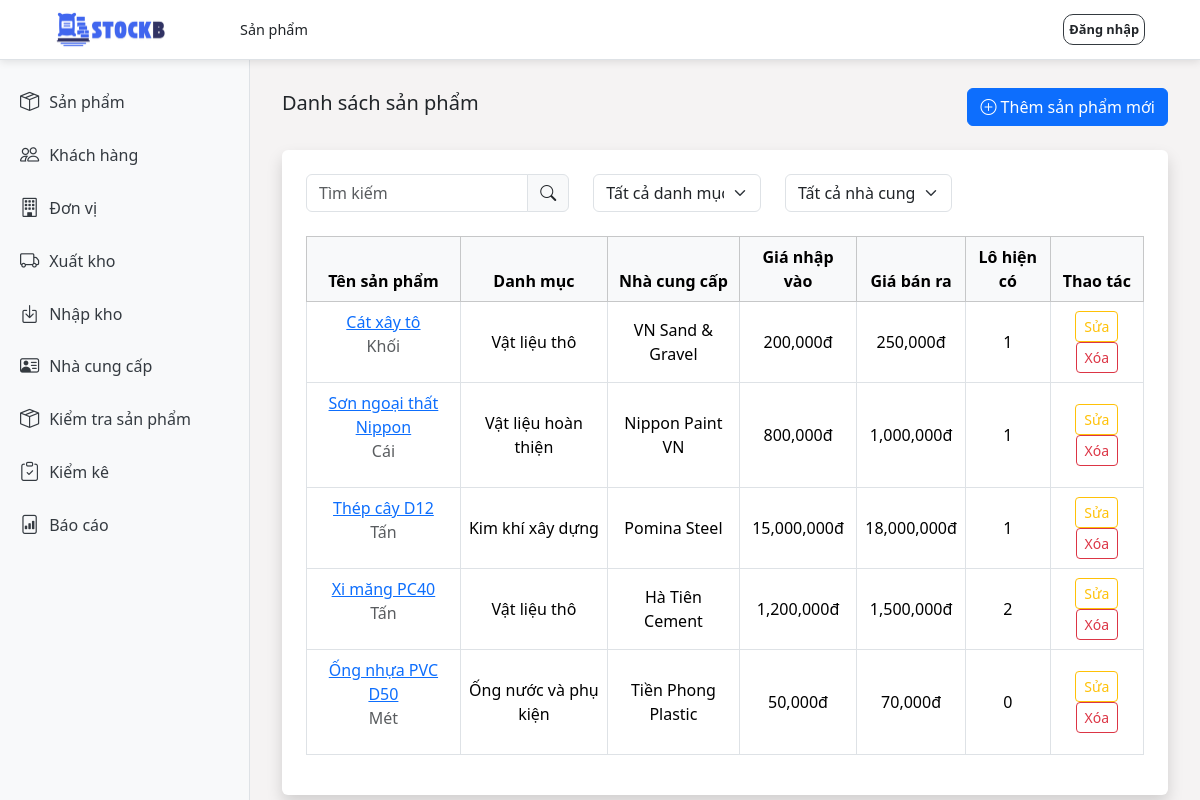
The app's page /product/ with its own data.
### stockb/models.py (models this page shows, shortened)
class Product(models.Model):
    product_name = models.CharField(max_length=100)
    description = models.TextField(blank=True)
    purchase_price = models.DecimalField(max_digits=10, decimal_places=0)
    selling_price = models.DecimalField(max_digits=10, decimal_places=0)
    minimum_stock = models.IntegerField(default=0)
    inspection_time = models.DateTimeField()
    category = models.ForeignKey(ProductCategory, on_delete=models.CASCADE)
    unit = models.ForeignKey(Unit, on_delete=models.CASCADE)
    supplier = models.ForeignKey(Supplier, on_delete=models.CASCADE)
    created_at = models.DateTimeField(auto_now_add=True)
    updated_at = models.DateTimeField(auto_now=True)

class Unit(models.Model):
    unit_name = models.CharField(max_length=50)
    unit_symbol = models.CharField(max_length=10)
    created_at = models.DateTimeField(auto_now_add=True)
    updated_at = models.DateTimeField(auto_now=True)

class ProductCategory(models.Model):
    category_name = models.CharField(max_length=100)
    description = models.TextField(
        blank=True,
        null=True
    )
    created_at = models.DateTimeField(auto_now_add=True)
    updated_at = models.DateTimeField(auto_now=True)

class Supplier(models.Model):
    supplier_name = models.CharField(max_length=100)
    company_name = models.CharField(max_length=100)
    tax_code = models.CharField(max_length=50)
    address = models.TextField()
    phone = models.CharField(max_length=20)
    email = models.EmailField()
    notes = models.TextField(blank=True, null=True)
    created_at = models.DateTimeField(auto_now_add=True)
    updated_at = models.DateTimeField(auto_now=True)

### stockb/views/product_views.py (the view)
# urls.py: path('product/', product_views.product_view, name='product'),
def product_view(request):
    products = Product.objects.all().order_by('product_name')
    search_text = request.GET.get('search', '').strip()
    filter_category = request.GET.get('category', '')
    filter_supplier = request.GET.get('supplier', '')
    filter_stock_status = request.GET.get('stock_status', '')
    if search_text:
        products = products.filter(
            Q(product_name__icontains=search_text) |
            Q(category__category_name__icontains=search_text) |
            Q(supplier__company_name__icontains=search_text)
        )
    if filter_category:
        products = products.filter(category__id=filter_category)
    if filter_supplier:
        products = products.filter(supplier__id=filter_supplier)
    categories = ProductCategory.objects.all()
    suppliers = Supplier.objects.all()
    context = {
        "title": "Danh sách sản phẩm",
        "products": products,
        "search_text": search_text,
        "categories": categories,
        "suppliers": suppliers,
        "filter_category": filter_category,
        "filter_supplier": filter_supplier,
        "filter_stock_status": filter_stock_status,
    }
    return render(request, 'product/product_list.html', context)

### stockb/templates/product/product_list.html (shortened to what this page needs)
{% extends 'base.html' %}
{% load humanize %}
{% block content %}
    <div class="d-flex justify-content-between align-items-center mb-4">
      <h5>Danh sách sản phẩm</h5>
      <a href="{% url 'product_create' %}" class="btn btn-primary">
          <i class="bi bi-plus-circle"></i>
          Thêm sản phẩm mới
      </a>
    </div>
    <div class="container bg-white p-4 rounded shadow">
        <form method="GET" action="{% url 'product' %}">
            <div class="row mb-4">
                <div class="col-md-4">
                    <div class="input-group">
                        <input type="text" class="form-control" placeholder="Tìm kiếm" name="search" value="{{ search_text }}">
                        <button class="input-group-text" type="submit"><i class="bi bi-search"></i></button>
                    </div>
                </div>
                <div class="col-md-8">
                    <div class="row">
                        <div class="col-md-4">
                            <select class="form-select" name="category" onchange="this.form.submit()">
                                <option value="">Tất cả danh mục</option>
                            </select>
                        </div>
                        <div class="col-md-4">
                            <select class="form-select" name="supplier" onchange="this.form.submit()">
                                <option value="">Tất cả nhà cung cấp</option>
                            </select>
                        </div>
                    </div>
                </div>
            </div>
        </form>
        <div class="table-responsive">
          <table class="table table-bordered align-middle text-center">
            <thead class="table-light">
              <tr>
                <th scope="col">Tên sản phẩm</th>
                <th scope="col">Danh mục</th>
                <th scope="col">Nhà cung cấp</th>
                <th scope="col">Giá nhập vào</th>
                <th scope="col">Giá bán ra</th>
                <th scope="col">Lô hiện có</th>
                <th scope="col">Thao tác</th>
              </tr>
            </thead>
            <tbody>
              {% for product in products %}
              <tr>
                <td>
                  <a class="text-primary" href="{% url 'product_detail' product.pk %}">{{ product.product_name }}</a>
                  <p class="text-muted">{{ product.unit.unit_name }}</p>
                </td>
                <td>{{ product.category.category_name }}</td>
                <td>{{ product.supplier.company_name }}</td>
                <td>{{ product.purchase_price|intcomma }}đ</td>
                <td>{{ product.selling_price|intcomma }}đ</td>
                <td>{{ product.product_details.count }}</td>
                <td>
                    <a href="{% url 'product_update' product.pk %}" class="btn btn-sm btn-outline-warning">Sửa</a>
                    <button type="button" class="btn btn-outline-danger btn-sm" data-bs-toggle="modal" data-bs-target="#deleteModal{{ product.pk }}">
                        Xóa
                    </button>
                </td>
              </tr>
              {% empty %}
              <tr>
                <td colspan="8">Không có sản phẩm nào.</td>
              </tr>
              {% endfor %}
            </tbody>
          </table>
        </div>
    </div>
{% endblock %}

### templates/base.html (shortened to what this page needs)
<!DOCTYPE html>
<html lang="vi">
{% load static %}
<head>
    <link href="https://cdn.jsdelivr.net/npm/bootstrap@5.3.3/dist/css/bootstrap.min.css" rel="stylesheet">
    <link rel="stylesheet"
        href="https://cdnjs.cloudflare.com/ajax/libs/bootstrap-icons/1.11.3/font/bootstrap-icons.min.css">
</head>
<body>
    <div class="header">
        <div class="left-container">
            <img src="{% static 'stockb-logo.png' %}" />
            <div class="title-header">
                {% block header-name %}
                    Sản phẩm
                {%endblock%}
            </div>
        </div>
        <div class="d-flex align-items-center">
            {% if user.is_authenticated %}
                <div class="dropdown name-user">
                    <button class="dropdown-toggle text-dark bg-transparent border-0" id="dropdownMenuButton1"
                        data-bs-toggle="dropdown" aria-expanded="false">
                        {{ user.username }}
                    </button>
                    <ul class="dropdown-menu" aria-labelledby="dropdownMenuButton1">
                        <li><a class="dropdown-item" href="/">Trang chủ</a></li>
                        <li><a class="dropdown-item" href="#">Thông tin</a></li>
                        <li><a class="dropdown-item" href="{% url 'logout' %}">Đăng xuất</a></li>
                    </ul>
                </div>
            {% else %}
            <div class="name-user">
                <a class="bg-transparent text-dark border-0 text-decoration-none" href="{% url 'login' %}">Đăng nhập</a>
            </div>
            {% endif %}
        </div>
    </div>
    <div class="sidebar">
        <a href="#" data-bs-toggle="collapse" data-bs-target="#sanphamSubmenu" aria-expanded="false">
            <i class="bi bi-box-seam"></i>Sản phẩm
        </a>
        <a href="/customers"><i class="bi bi-people"></i> Khách hàng</a>
        <a href="/units"><i class="bi bi-building"></i> Đơn vị</a>
        <a href="/stock-out"><i class="bi bi-truck"></i> Xuất kho</a>
        <a href="/stock-in"><i class="bi bi-box-arrow-in-down"></i> Nhập kho</a>
        <a href="/supplier"><i class="bi bi-person-vcard"></i> Nhà cung cấp</a>
        <a href="#" data-bs-toggle="collapse" data-bs-target="#kiemkeSubmenu" aria-expanded="false">
            <i class="bi bi-box-seam"></i> Kiểm tra sản phẩm
        </a>
        <a href="/inventory-check"><i class="bi bi-clipboard-check"></i>Kiểm kê</a>
        <a href="/report"><i class="bi bi-file-bar-graph"></i>Báo cáo</a>
    </div>
    <div class="main-content">
        <div class="container mt-5">
            {% block content %}{% endblock %}
        </div>
    </div>
</body>
</html>

### records on screen
Product: product_name "Cát xây tô", unit.unit_name "Khối", category.category_name "Vật liệu thô", supplier.company_name "VN Sand & Gravel", purchase_price "200,000", selling_price "250,000", product_details.count "1"
Product: product_name "Sơn ngoại thất Nippon", unit.unit_name "Cái", category.category_name "Vật liệu hoàn thiện", supplier.company_name "Nippon Paint VN", purchase_price "800,000", selling_price "1,000,000", product_details.count "1"
Product: product_name "Thép cây D12", unit.unit_name "Tấn", category.category_name "Kim khí xây dựng", supplier.company_name "Pomina Steel", purchase_price "15,000,000", selling_price "18,000,000", product_details.count "1"
Product: product_name "Xi măng PC40", unit.unit_name "Tấn", category.category_name "Vật liệu thô", supplier.company_name "Hà Tiên Cement", purchase_price "1,200,000", selling_price "1,500,000", product_details.count "2"
Product: product_name "Ống nhựa PVC D50", unit.unit_name "Mét", category.category_name "Ống nước và phụ kiện", supplier.company_name "Tiền Phong Plastic", purchase_price "50,000", selling_price "70,000", product_details.count "0"
